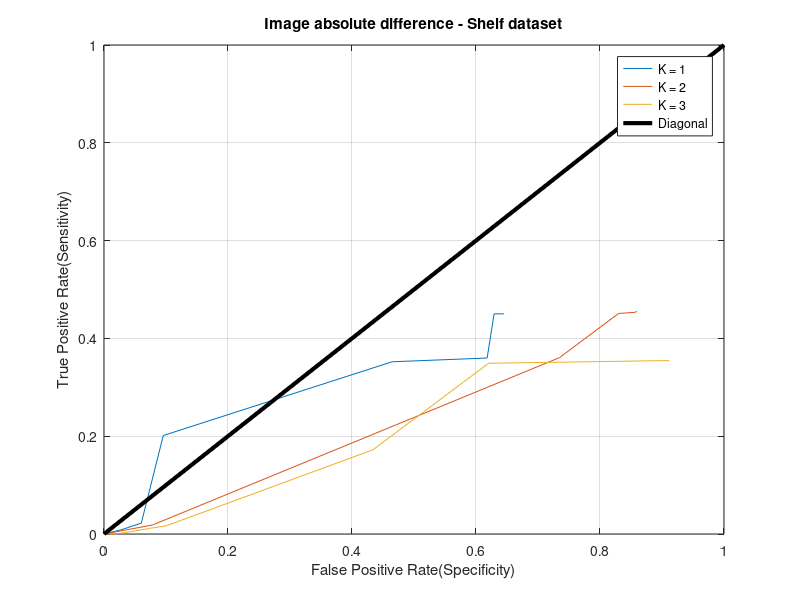

Recreate this plot in MATLAB.
%% Shelf set
%% Feature grouping K = 1, alpha: 1 .. 25
TN = 8499;

FP1=64/TN;TPR1=0.0658499;
FP2=361/TN;TPR2=0.075804;
FP3=488/TN;TPR3=0.190658;
FP4=796/TN;TPR4=0.267228;
FP5=3397/TN;TPR5=0.271057;
FP6=3505/TN;TPR6=0.277948;
FP7=4788/TN;TPR7=0.362175;
FP8=4818/TN;TPR8=0.36294;
FP9=4871/TN;TPR9=0.366003;
FP10=4871/TN;TPR10=0.366769;
FP11=4871/TN;TPR11=0.366769;
FP12=4871/TN;TPR12=0.369066;
FP13=4871/TN;TPR13=0.372894;
FP14=4871/TN;TPR14=0.460184;
FP15=4871/TN;TPR15=0.460184;
FP17=4871/TN;TPR17=0.460949;
FP19=4871/TN;TPR19=0.460949;
FP21=4871/TN;TPR21=0.50536;
FP23=4878/TN;TPR23=0.50536;
FP25=4963/TN;TPR25=0.50536;

x1 = [0 TPR1 TPR2 TPR3 TPR4 TPR5 TPR6 TPR7 TPR8 TPR9 TPR10 TPR11 TPR12 TPR13 TPR14 TPR15 TPR17 TPR19 TPR21 TPR23 TPR25];
y1 = [0 FP1 FP2 FP3 FP4 FP5 FP6 FP7 FP8 FP9 FP10 FP11 FP12 FP13 FP14 FP15 FP17 FP19 FP21 FP23 FP25];

plot(y1,x1)
%% Feature grouping K = 2, alpha: 1 .. 15
TN = 7772;

FP1=223/TN;TPR1=0.0719755;
FP2=1085/TN;TPR2=0.26876;
FP3=5589/TN;TPR3=0.457887;
FP4=5805/TN;TPR4=0.51608;
FP5=5909/TN;TPR5=0.516845;
FP6=5919/TN;TPR6=0.516845;
FP7=6005/TN;TPR7=0.516845;
FP8=6025/TN;TPR8=0.516845;
FP9=6031/TN;TPR9=0.516845;
FP10=6031/TN;TPR10=0.516845;
FP11=6031/TN;TPR11=0.516845;
FP12=6031/TN;TPR12=0.516845;
FP13=6031/TN;TPR13=0.516845;
FP14=6031/TN;TPR14=0.516845;
FP15=6031/TN;TPR15=0.516845;

x2 = [0 TPR1 TPR2 TPR3 TPR4 TPR5 TPR6 TPR7 TPR8 TPR9 TPR10 TPR11 TPR12 TPR13 TPR14 TPR15];
y2 = [0 FP1 FP2 FP3 FP4 FP5 FP6 FP7 FP8 FP9 FP10 FP11 FP12 FP13 FP14 FP15];

plot(y1,x1,y2,x2)

%% Feature grouping K = 3, alpha: 1 ...
TN = 7106;
FP1=1147/TN;TPR1=0.261103;
FP1_2=1237/TN;TPR1_2=0.261103;
FP1_5=4273/TN;TPR1_5=0.390505;
FP1_7=5619/TN;TPR1_7=0.432619;
FP2=6919/TN;TPR2=0.513783;
FP2_2=6919/TN;TPR2_2=0.513783;
FP2_5=7032/TN;TPR2_5=0.513783;
FP2_7=7032/TN;TPR2_7=0.513783;



x3 = [0 TPR1 TPR1_2 TPR1_5 TPR1_7  TPR2_2 TPR2_5 TPR2_7];
y3 = [0 FP1 FP1_2 FP1_5 FP1_7 FP2_2 FP2_5 FP2_7];
%%
plot(y1,x1,y2,x2,y3,x3,[0 1],[0 1],'k-','LineWidth',3)
ylabel('True Positive Rate(Sensitivity)');
xlabel('False Positive Rate(Specificity)');
legend('K = 1', 'K = 2', 'K = 3', 'Diagonal');
title('Feature grouping - Shelf dataset');
grid on

%% PSM K = 2 

TN = 9413;
FP2=5/TN;TPR2=0.000774593;
FP3=5/TN;TPR3=0.00542215;
FP4=5/TN;TPR4=0.00619675;
FP5=5/TN;TPR5=0.00619675;
FP6=5/TN;TPR6=0.00619675;
FP7=14/TN;TPR7=0.00619675;
FP8=26/TN;TPR8=0.00697134;
FP20=69/TN;TPR20=0.0162665;
FP50=103/TN;TPR50=0.0185902;
FP100=103/TN;TPR100=0.0185902;
FP1000=103/TN;TPR1000=0.0185902;

x1 = [0 TPR2 TPR3 TPR4 TPR5 TPR6 TPR7 TPR8 TPR20 TPR50 TPR100 TPR1000];
y1 = [0 FP2 FP3 FP4 FP5 FP6 FP7 FP8 FP20 FP50 FP100 FP1000];

plot(y1,x1)
%% PSM K = 3

TN = 9225;

FP1=0/TN;TPR1=0.000774593;
FP5=12/TN;TPR5=0.00464756;
FP10=50/TN;TPR10=0.00464756;
FP100=769/TN;TPR100=0.00464756;
FP200=769/TN;TPR200=0.00464756;
FP2000=769/TN;TPR2000=0.00464756;

x2 = [0 TPR1 TPR5 TPR10 TPR100 TPR200 TPR2000]; 
y2 = [0 FP1 FP5 FP10 FP100 FP200 FP2000];

plot(y1,x1,y2,x2,'k-','LineWidth',3)
ylabel('True Positive Rate(Sensitivity)');
xlabel('False Positive Rate(Specificity)');
legend('K = 1', 'K = 2', 'K = 3', 'Diagonal');
title('Image absolute difference - Shelf dataset');
grid on
%% Img diff K = 1, alpha: 1 ... t =22.21
TN = 8327;

FP1=226/TN;TPR1=0.00842266;
FP2=501/TN;TPR2=0.0222052;
FP3=796/TN;TPR3=0.201378;
FP4=3870/TN;TPR4=0.352221;
FP5=5146/TN;TPR5=0.359877;
FP6=5239/TN;TPR6=0.45023;
FP7=5342/TN;TPR7=0.45023;
FP8=5358/TN;TPR8=0.45023;
FP9=5368/TN;TPR9=0.45023;
FP10=5372/TN;TPR10=0.45023;
FP11=5372/TN;TPR11=0.45023;
FP12=5374/TN;TPR12=0.45023;
FP13=5374/TN;TPR13=0.45023;
FP14=5374/TN;TPR14=0.45023;
FP15=5374/TN;TPR15=0.45023;

x1 = [0 TPR1 TPR2 TPR3 TPR4 TPR5 TPR6 TPR7 TPR8 TPR9 TPR10 TPR11 TPR12 TPR13 TPR14 TPR15];
y1 = [0 FP1 FP2 FP3 FP4 FP5 FP6 FP7 FP8 FP9 FP10 FP11 FP12 FP13 FP14 FP15];

plot(y1,x1)
%% Img diff K = 2, alpha: 1 ... t = 38.53
TN = 7804;

FP1=610/TN;TPR1=0.0183767;
FP2=5733/TN;TPR2=0.360643;
FP3=6477/TN;TPR3=0.450995;
FP4=6683/TN;TPR4=0.453292;
FP5=6698/TN;TPR5=0.454824;
FP6=6705/TN;TPR6=0.454824;
FP7=6708/TN;TPR7=0.454824;
FP8=6710/TN;TPR8=0.454824;
FP9=6710/TN;TPR9=0.454824;
FP10=6710/TN;TPR10=0.454824;
FP11=6710/TN;TPR11=0.454824;
FP12=6710/TN;TPR12=0.454824;
FP13=6710/TN;TPR13=0.454824;
FP14=6710/TN;TPR14=0.454824;
FP15=6710/TN;TPR15=0.454824;

x2 = [0 TPR1 TPR2 TPR3 TPR4 TPR5 TPR6 TPR7 TPR8 TPR9 TPR10 TPR11 TPR12 TPR13 TPR14 TPR15];
y2 = [0 FP1 FP2 FP3 FP4 FP5 FP6 FP7 FP8 FP9 FP10 FP11 FP12 FP13 FP14 FP15];

plot(y2,x2)

%% Img diff K = 3, alpha 1 ... 15 t = 53.38

TN = 7363;

FP0_1=119/TN;TPR0_1=0;
FP0_3=264/TN;TPR0_3=0.00306279;
FP0_5=539/TN;TPR0_5=0.0114855;
FP0_7=741/TN;TPR0_7=0.0168453;
FP1=3194/TN;TPR1=0.172282;
FP1_3=4568/TN;TPR1_3=0.349158;
FP1_5=6631/TN;TPR1_5=0.354518;
FP1_7=6712/TN;TPR1_7=0.354518;

x3 = [0 TPR0_1 TPR0_3 TPR0_5 TPR0_7 TPR1 TPR1_3 TPR1_5 TPR1_7];
y3 = [0 FP0_1 FP0_3 FP0_5 FP0_7 FP1 FP1_3 FP1_5 FP1_7];

%%
plot(y1,x1,y2,x2,y3,x3,[0 1],[0 1],'k-','LineWidth',3)
ylabel('True Positive Rate(Sensitivity)');
xlabel('False Positive Rate(Specificity)');
legend('K = 1', 'K = 2', 'K = 3', 'Diagonal');
title('Image absolute difference - Shelf dataset');
grid on